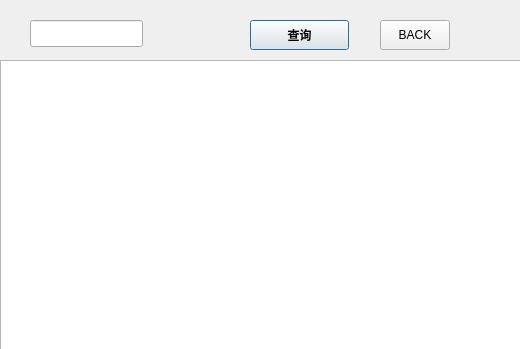
<?xml version="1.0" encoding="UTF-8"?>
<ui version="4.0">
 <class>Cha</class>
 <widget class="QDialog" name="Cha">
  <property name="geometry">
   <rect>
    <x>0</x>
    <y>0</y>
    <width>520</width>
    <height>349</height>
   </rect>
  </property>
  <property name="windowTitle">
   <string>Cha</string>
  </property>
  <property name="autoFillBackground">
   <bool>false</bool>
  </property>
  <property name="styleSheet">
   <string notr="true">
image: url(:/02.jpg);</string>
  </property>
  <widget class="QPushButton" name="chaxun">
   <property name="geometry">
    <rect>
     <x>250</x>
     <y>20</y>
     <width>99</width>
     <height>30</height>
    </rect>
   </property>
   <property name="font">
    <font>
     <weight>75</weight>
     <bold>true</bold>
    </font>
   </property>
   <property name="text">
    <string>查询</string>
   </property>
  </widget>
  <widget class="QTextBrowser" name="text">
   <property name="geometry">
    <rect>
     <x>0</x>
     <y>60</y>
     <width>521</width>
     <height>291</height>
    </rect>
   </property>
  </widget>
  <widget class="QLineEdit" name="d">
   <property name="geometry">
    <rect>
     <x>30</x>
     <y>20</y>
     <width>113</width>
     <height>27</height>
    </rect>
   </property>
  </widget>
  <widget class="QPushButton" name="pushButton">
   <property name="geometry">
    <rect>
     <x>380</x>
     <y>20</y>
     <width>70</width>
     <height>30</height>
    </rect>
   </property>
   <property name="text">
    <string>BACK</string>
   </property>
  </widget>
 </widget>
 <layoutdefault spacing="6" margin="11"/>
 <resources/>
 <connections/>
</ui>
